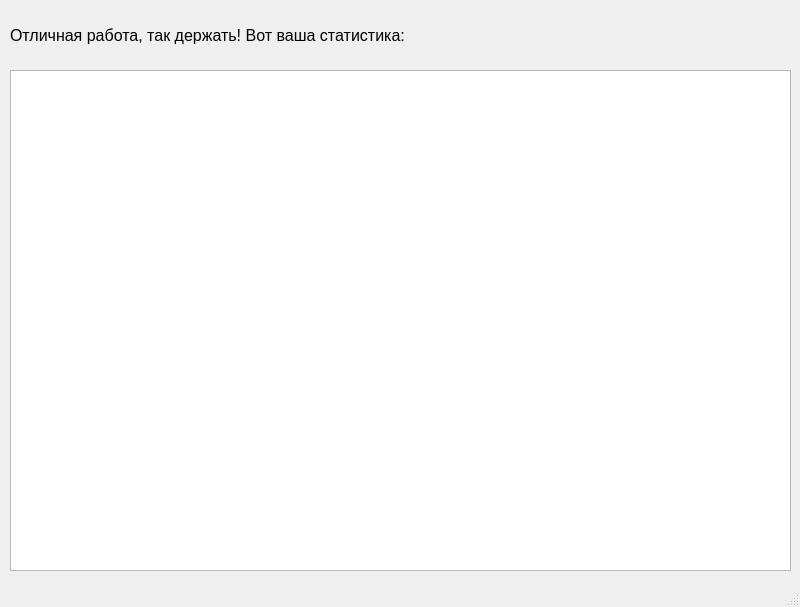
<?xml version="1.0" encoding="UTF-8"?>
<ui version="4.0">
 <class>MainWindow</class>
 <widget class="QMainWindow" name="MainWindow">
  <property name="geometry">
   <rect>
    <x>0</x>
    <y>0</y>
    <width>800</width>
    <height>607</height>
   </rect>
  </property>
  <property name="windowTitle">
   <string>MainWindow</string>
  </property>
  <widget class="QWidget" name="centralwidget">
   <widget class="QLabel" name="label">
    <property name="geometry">
     <rect>
      <x>10</x>
      <y>10</y>
      <width>781</width>
      <height>51</height>
     </rect>
    </property>
    <property name="font">
     <font>
      <pointsize>12</pointsize>
     </font>
    </property>
    <property name="text">
     <string>Отличная работа, так держать! Вот ваша статистика:</string>
    </property>
   </widget>
   <widget class="QTextBrowser" name="statView">
    <property name="geometry">
     <rect>
      <x>10</x>
      <y>70</y>
      <width>781</width>
      <height>501</height>
     </rect>
    </property>
    <property name="font">
     <font>
      <pointsize>12</pointsize>
     </font>
    </property>
   </widget>
  </widget>
  <widget class="QMenuBar" name="menubar">
   <property name="geometry">
    <rect>
     <x>0</x>
     <y>0</y>
     <width>800</width>
     <height>18</height>
    </rect>
   </property>
  </widget>
  <widget class="QStatusBar" name="statusbar"/>
 </widget>
 <resources/>
 <connections/>
</ui>
